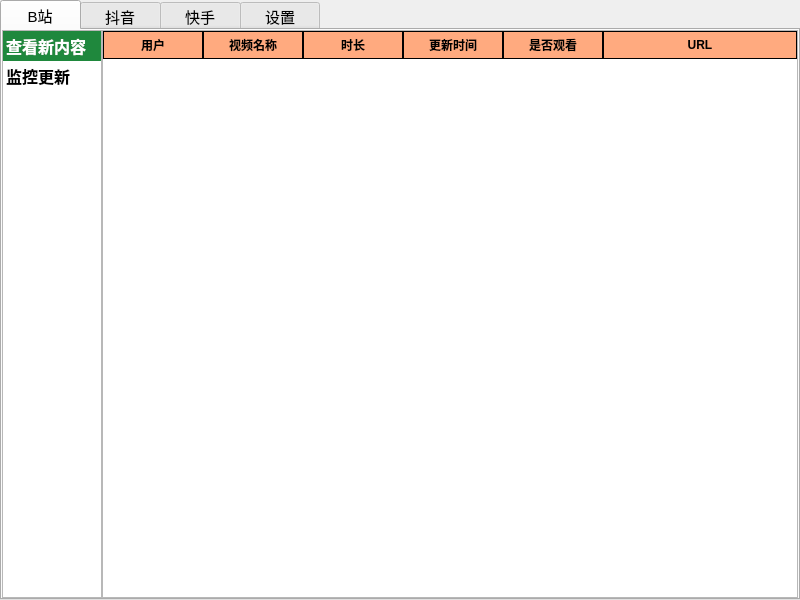
<?xml version="1.0" encoding="UTF-8"?>
<ui version="4.0">
 <class>BingeWatchClass</class>
 <widget class="QMainWindow" name="BingeWatchClass">
  <property name="geometry">
   <rect>
    <x>0</x>
    <y>0</y>
    <width>800</width>
    <height>600</height>
   </rect>
  </property>
  <property name="font">
   <font>
    <pointsize>11</pointsize>
   </font>
  </property>
  <property name="windowTitle">
   <string>追剧神器</string>
  </property>
  <widget class="QWidget" name="centralWidget">
   <layout class="QVBoxLayout" name="verticalLayout">
    <property name="spacing">
     <number>0</number>
    </property>
    <property name="leftMargin">
     <number>0</number>
    </property>
    <property name="topMargin">
     <number>0</number>
    </property>
    <property name="rightMargin">
     <number>0</number>
    </property>
    <property name="bottomMargin">
     <number>0</number>
    </property>
    <item>
     <widget class="QTabWidget" name="tabWidget">
      <property name="styleSheet">
       <string notr="true">QTabBar::tab{
	width: 80px;
}</string>
      </property>
      <property name="currentIndex">
       <number>0</number>
      </property>
      <widget class="QWidget" name="tabBZhan">
       <attribute name="title">
        <string>B站</string>
       </attribute>
       <layout class="QHBoxLayout" name="horizontalLayout">
        <property name="spacing">
         <number>0</number>
        </property>
        <property name="leftMargin">
         <number>0</number>
        </property>
        <property name="topMargin">
         <number>0</number>
        </property>
        <property name="rightMargin">
         <number>0</number>
        </property>
        <property name="bottomMargin">
         <number>0</number>
        </property>
        <item>
         <widget class="QListWidget" name="lstBZhan">
          <property name="maximumSize">
           <size>
            <width>100</width>
            <height>16777215</height>
           </size>
          </property>
          <property name="styleSheet">
           <string notr="true">QListWidget::item:selected { 
	color: rgb(255, 255, 255);
	background-color: rgb(31, 136, 61);
 }
QListWidget::item{
	height: 30px;
}</string>
          </property>
          <property name="currentRow">
           <number>0</number>
          </property>
          <item>
           <property name="text">
            <string>查看新内容</string>
           </property>
           <property name="font">
            <font>
             <pointsize>12</pointsize>
             <bold>true</bold>
            </font>
           </property>
          </item>
          <item>
           <property name="text">
            <string>监控更新</string>
           </property>
           <property name="font">
            <font>
             <pointsize>12</pointsize>
             <bold>true</bold>
            </font>
           </property>
          </item>
         </widget>
        </item>
        <item>
         <widget class="QStackedWidget" name="stkWgtBZhan">
          <property name="currentIndex">
           <number>0</number>
          </property>
          <widget class="QWidget" name="pgBZhanView">
           <layout class="QVBoxLayout" name="verticalLayout_3">
            <property name="spacing">
             <number>0</number>
            </property>
            <property name="leftMargin">
             <number>0</number>
            </property>
            <property name="topMargin">
             <number>0</number>
            </property>
            <property name="rightMargin">
             <number>0</number>
            </property>
            <property name="bottomMargin">
             <number>0</number>
            </property>
            <item>
             <widget class="QTableWidget" name="tbBZhanView">
              <property name="styleSheet">
               <string notr="true">QHeaderView::section {
	border: 1px solid black;
	background-color: lightgray;
	padding: 2px;
	font-weight: bold;
	background-color: rgb(255, 170, 127);
}
QTableCornerButton::section{
	background-color: rgb(255, 170, 127);
}
</string>
              </property>
              <property name="editTriggers">
               <set>QAbstractItemView::NoEditTriggers</set>
              </property>
              <attribute name="horizontalHeaderStretchLastSection">
               <bool>true</bool>
              </attribute>
              <column>
               <property name="text">
                <string>用户</string>
               </property>
              </column>
              <column>
               <property name="text">
                <string>视频名称</string>
               </property>
              </column>
              <column>
               <property name="text">
                <string>时长</string>
               </property>
              </column>
              <column>
               <property name="text">
                <string>更新时间</string>
               </property>
              </column>
              <column>
               <property name="text">
                <string>是否观看</string>
               </property>
              </column>
              <column>
               <property name="text">
                <string>URL</string>
               </property>
              </column>
             </widget>
            </item>
           </layout>
          </widget>
          <widget class="QWidget" name="pgBZhanMonitor">
           <layout class="QVBoxLayout" name="verticalLayout_2">
            <property name="spacing">
             <number>5</number>
            </property>
            <property name="leftMargin">
             <number>5</number>
            </property>
            <property name="topMargin">
             <number>5</number>
            </property>
            <property name="rightMargin">
             <number>5</number>
            </property>
            <property name="bottomMargin">
             <number>5</number>
            </property>
            <item>
             <layout class="QHBoxLayout" name="horizontalLayout_4">
              <item>
               <widget class="QLineEdit" name="edtBZhan">
                <property name="placeholderText">
                 <string>输入主页链接或分享链接</string>
                </property>
               </widget>
              </item>
              <item>
               <widget class="QPushButton" name="btnBZhan">
                <property name="text">
                 <string>添加</string>
                </property>
               </widget>
              </item>
             </layout>
            </item>
            <item>
             <widget class="QTableWidget" name="tbBZhanSetting">
              <property name="enabled">
               <bool>true</bool>
              </property>
              <property name="styleSheet">
               <string notr="true">QHeaderView::section {
	border: 1px solid black;
	background-color: lightgray;
	padding: 2px;
	font-weight: bold;
	background-color: rgb(255, 170, 127);
}
QTableCornerButton::section{
	background-color: rgb(255, 170, 127);
}
</string>
              </property>
              <property name="editTriggers">
               <set>QAbstractItemView::NoEditTriggers</set>
              </property>
              <property name="selectionBehavior">
               <enum>QAbstractItemView::SelectRows</enum>
              </property>
              <property name="showGrid">
               <bool>true</bool>
              </property>
              <property name="gridStyle">
               <enum>Qt::SolidLine</enum>
              </property>
              <property name="sortingEnabled">
               <bool>false</bool>
              </property>
              <property name="rowCount">
               <number>0</number>
              </property>
              <attribute name="horizontalHeaderStretchLastSection">
               <bool>true</bool>
              </attribute>
              <column>
               <property name="text">
                <string>ID</string>
               </property>
              </column>
              <column>
               <property name="text">
                <string>作品数量</string>
               </property>
              </column>
              <column>
               <property name="text">
                <string>用户</string>
               </property>
              </column>
             </widget>
            </item>
           </layout>
          </widget>
         </widget>
        </item>
       </layout>
      </widget>
      <widget class="QWidget" name="tabDouYin">
       <attribute name="title">
        <string>抖音</string>
       </attribute>
       <layout class="QHBoxLayout" name="horizontalLayout_3">
        <property name="spacing">
         <number>0</number>
        </property>
        <property name="leftMargin">
         <number>0</number>
        </property>
        <property name="topMargin">
         <number>0</number>
        </property>
        <property name="rightMargin">
         <number>0</number>
        </property>
        <property name="bottomMargin">
         <number>0</number>
        </property>
        <item>
         <widget class="QListWidget" name="lstDouYin">
          <property name="maximumSize">
           <size>
            <width>100</width>
            <height>16777215</height>
           </size>
          </property>
          <property name="styleSheet">
           <string notr="true">QListWidget::item:selected { 
	color: rgb(255, 255, 255);
	background-color: rgb(31, 136, 61);
 }
QListWidget::item{
	height: 30px;
}</string>
          </property>
          <property name="currentRow">
           <number>0</number>
          </property>
          <item>
           <property name="text">
            <string>查看新内容</string>
           </property>
           <property name="font">
            <font>
             <pointsize>12</pointsize>
             <bold>true</bold>
            </font>
           </property>
          </item>
          <item>
           <property name="text">
            <string>监控更新</string>
           </property>
           <property name="font">
            <font>
             <pointsize>12</pointsize>
             <bold>true</bold>
            </font>
           </property>
          </item>
         </widget>
        </item>
        <item>
         <widget class="QStackedWidget" name="stkWgtDouYin">
          <property name="currentIndex">
           <number>0</number>
          </property>
          <widget class="QWidget" name="pgDouYinView">
           <layout class="QVBoxLayout" name="verticalLayout_4">
            <property name="spacing">
             <number>0</number>
            </property>
            <property name="leftMargin">
             <number>0</number>
            </property>
            <property name="topMargin">
             <number>0</number>
            </property>
            <property name="rightMargin">
             <number>0</number>
            </property>
            <property name="bottomMargin">
             <number>0</number>
            </property>
            <item>
             <widget class="QTableWidget" name="tbDouYinView">
              <property name="styleSheet">
               <string notr="true">QHeaderView::section {
	border: 1px solid black;
	background-color: lightgray;
	padding: 2px;
	font-weight: bold;
	background-color: rgb(255, 170, 127);
}
QTableCornerButton::section{
	background-color: rgb(255, 170, 127);
}
</string>
              </property>
              <property name="editTriggers">
               <set>QAbstractItemView::NoEditTriggers</set>
              </property>
              <attribute name="horizontalHeaderStretchLastSection">
               <bool>true</bool>
              </attribute>
              <column>
               <property name="text">
                <string>用户</string>
               </property>
              </column>
              <column>
               <property name="text">
                <string>视频名称</string>
               </property>
              </column>
              <column>
               <property name="text">
                <string>时长</string>
               </property>
              </column>
              <column>
               <property name="text">
                <string>更新时间</string>
               </property>
              </column>
              <column>
               <property name="text">
                <string>是否观看</string>
               </property>
              </column>
              <column>
               <property name="text">
                <string>URL</string>
               </property>
              </column>
             </widget>
            </item>
           </layout>
          </widget>
          <widget class="QWidget" name="pgDouYinMonitor">
           <layout class="QVBoxLayout" name="verticalLayout_5">
            <property name="spacing">
             <number>5</number>
            </property>
            <property name="leftMargin">
             <number>5</number>
            </property>
            <property name="topMargin">
             <number>5</number>
            </property>
            <property name="rightMargin">
             <number>5</number>
            </property>
            <property name="bottomMargin">
             <number>5</number>
            </property>
            <item>
             <layout class="QHBoxLayout" name="horizontalLayout_6">
              <item>
               <widget class="QLineEdit" name="edtDouYin">
                <property name="placeholderText">
                 <string>输入主页链接或分享链接</string>
                </property>
               </widget>
              </item>
              <item>
               <widget class="QPushButton" name="btnDouYin">
                <property name="text">
                 <string>添加</string>
                </property>
               </widget>
              </item>
             </layout>
            </item>
            <item>
             <widget class="QTableWidget" name="tbDouYinSetting">
              <property name="enabled">
               <bool>true</bool>
              </property>
              <property name="styleSheet">
               <string notr="true">QHeaderView::section {
	border: 1px solid black;
	background-color: lightgray;
	padding: 2px;
	font-weight: bold;
	background-color: rgb(255, 170, 127);
}
QTableCornerButton::section{
	background-color: rgb(255, 170, 127);
}
</string>
              </property>
              <property name="editTriggers">
               <set>QAbstractItemView::NoEditTriggers</set>
              </property>
              <property name="selectionBehavior">
               <enum>QAbstractItemView::SelectRows</enum>
              </property>
              <property name="showGrid">
               <bool>true</bool>
              </property>
              <property name="gridStyle">
               <enum>Qt::SolidLine</enum>
              </property>
              <property name="sortingEnabled">
               <bool>false</bool>
              </property>
              <property name="rowCount">
               <number>0</number>
              </property>
              <attribute name="horizontalHeaderStretchLastSection">
               <bool>true</bool>
              </attribute>
              <column>
               <property name="text">
                <string>ID</string>
               </property>
              </column>
              <column>
               <property name="text">
                <string>作品数量</string>
               </property>
              </column>
              <column>
               <property name="text">
                <string>用户</string>
               </property>
              </column>
             </widget>
            </item>
           </layout>
          </widget>
         </widget>
        </item>
       </layout>
      </widget>
      <widget class="QWidget" name="tabKuaiShou">
       <attribute name="title">
        <string>快手</string>
       </attribute>
       <layout class="QHBoxLayout" name="horizontalLayout_2">
        <property name="spacing">
         <number>0</number>
        </property>
        <property name="leftMargin">
         <number>0</number>
        </property>
        <property name="topMargin">
         <number>0</number>
        </property>
        <property name="rightMargin">
         <number>0</number>
        </property>
        <property name="bottomMargin">
         <number>0</number>
        </property>
        <item>
         <widget class="QListWidget" name="lstKuaiShou">
          <property name="maximumSize">
           <size>
            <width>100</width>
            <height>16777215</height>
           </size>
          </property>
          <property name="styleSheet">
           <string notr="true">QListWidget::item:selected { 
	color: rgb(255, 255, 255);
	background-color: rgb(31, 136, 61);
 }
QListWidget::item{
	height: 30px;
}</string>
          </property>
          <property name="currentRow">
           <number>0</number>
          </property>
          <item>
           <property name="text">
            <string>查看新内容</string>
           </property>
           <property name="font">
            <font>
             <pointsize>12</pointsize>
             <bold>true</bold>
            </font>
           </property>
          </item>
          <item>
           <property name="text">
            <string>监控更新</string>
           </property>
           <property name="font">
            <font>
             <pointsize>12</pointsize>
             <bold>true</bold>
            </font>
           </property>
          </item>
         </widget>
        </item>
        <item>
         <widget class="QStackedWidget" name="stkWgtKuaiShou">
          <property name="currentIndex">
           <number>0</number>
          </property>
          <widget class="QWidget" name="pgKuaiShouView">
           <layout class="QVBoxLayout" name="verticalLayout_7">
            <property name="spacing">
             <number>0</number>
            </property>
            <property name="leftMargin">
             <number>0</number>
            </property>
            <property name="topMargin">
             <number>0</number>
            </property>
            <property name="rightMargin">
             <number>0</number>
            </property>
            <property name="bottomMargin">
             <number>0</number>
            </property>
            <item>
             <widget class="QTableWidget" name="tbKuaiShouView">
              <property name="styleSheet">
               <string notr="true">QHeaderView::section {
	border: 1px solid black;
	background-color: lightgray;
	padding: 2px;
	font-weight: bold;
	background-color: rgb(255, 170, 127);
}
QTableCornerButton::section{
	background-color: rgb(255, 170, 127);
}
</string>
              </property>
              <property name="editTriggers">
               <set>QAbstractItemView::NoEditTriggers</set>
              </property>
              <attribute name="horizontalHeaderStretchLastSection">
               <bool>true</bool>
              </attribute>
              <column>
               <property name="text">
                <string>用户</string>
               </property>
              </column>
              <column>
               <property name="text">
                <string>视频名称</string>
               </property>
              </column>
              <column>
               <property name="text">
                <string>时长</string>
               </property>
              </column>
              <column>
               <property name="text">
                <string>更新时间</string>
               </property>
              </column>
              <column>
               <property name="text">
                <string>是否观看</string>
               </property>
              </column>
              <column>
               <property name="text">
                <string>URL</string>
               </property>
              </column>
             </widget>
            </item>
           </layout>
          </widget>
          <widget class="QWidget" name="pgKuaiShouMonitor">
           <layout class="QVBoxLayout" name="verticalLayout_8">
            <property name="spacing">
             <number>5</number>
            </property>
            <property name="leftMargin">
             <number>5</number>
            </property>
            <property name="topMargin">
             <number>5</number>
            </property>
            <property name="rightMargin">
             <number>5</number>
            </property>
            <property name="bottomMargin">
             <number>5</number>
            </property>
            <item>
             <layout class="QHBoxLayout" name="horizontalLayout_7">
              <item>
               <widget class="QLineEdit" name="edtKuaiShou">
                <property name="placeholderText">
                 <string>输入主页链接或分享链接</string>
                </property>
               </widget>
              </item>
              <item>
               <widget class="QPushButton" name="btnKuaiShou">
                <property name="text">
                 <string>添加</string>
                </property>
               </widget>
              </item>
             </layout>
            </item>
            <item>
             <widget class="QTableWidget" name="tbKuaiShouSetting">
              <property name="enabled">
               <bool>true</bool>
              </property>
              <property name="styleSheet">
               <string notr="true">QHeaderView::section {
	border: 1px solid black;
	background-color: lightgray;
	padding: 2px;
	font-weight: bold;
	background-color: rgb(255, 170, 127);
}
QTableCornerButton::section{
	background-color: rgb(255, 170, 127);
}
</string>
              </property>
              <property name="editTriggers">
               <set>QAbstractItemView::NoEditTriggers</set>
              </property>
              <property name="selectionBehavior">
               <enum>QAbstractItemView::SelectRows</enum>
              </property>
              <property name="showGrid">
               <bool>true</bool>
              </property>
              <property name="gridStyle">
               <enum>Qt::SolidLine</enum>
              </property>
              <property name="sortingEnabled">
               <bool>false</bool>
              </property>
              <property name="rowCount">
               <number>0</number>
              </property>
              <attribute name="horizontalHeaderStretchLastSection">
               <bool>true</bool>
              </attribute>
              <column>
               <property name="text">
                <string>ID</string>
               </property>
              </column>
              <column>
               <property name="text">
                <string>作品数量</string>
               </property>
              </column>
              <column>
               <property name="text">
                <string>用户</string>
               </property>
              </column>
             </widget>
            </item>
           </layout>
          </widget>
         </widget>
        </item>
       </layout>
      </widget>
      <widget class="QWidget" name="tabSetting">
       <attribute name="title">
        <string>设置</string>
       </attribute>
       <layout class="QVBoxLayout" name="verticalLayout_6">
        <item>
         <widget class="QWidget" name="horizontalWidget_2" native="true">
          <property name="maximumSize">
           <size>
            <width>16777215</width>
            <height>50</height>
           </size>
          </property>
          <layout class="QHBoxLayout" name="horizontalLayout_5">
           <item>
            <widget class="QLabel" name="label">
             <property name="text">
              <string>刷新间隔</string>
             </property>
            </widget>
           </item>
           <item>
            <widget class="QComboBox" name="cmbInterval">
             <item>
              <property name="text">
               <string>5</string>
              </property>
             </item>
             <item>
              <property name="text">
               <string>10</string>
              </property>
             </item>
             <item>
              <property name="text">
               <string>20</string>
              </property>
             </item>
             <item>
              <property name="text">
               <string>30</string>
              </property>
             </item>
            </widget>
           </item>
           <item>
            <widget class="QLabel" name="label_2">
             <property name="text">
              <string>分钟</string>
             </property>
            </widget>
           </item>
           <item>
            <widget class="QCheckBox" name="chkAutoDL">
             <property name="text">
              <string>自动下载</string>
             </property>
            </widget>
           </item>
          </layout>
         </widget>
        </item>
        <item>
         <widget class="QWidget" name="widget" native="true"/>
        </item>
       </layout>
      </widget>
     </widget>
    </item>
   </layout>
  </widget>
 </widget>
 <layoutdefault spacing="6" margin="11"/>
 <resources>
  <include location="BingeWatch.qrc"/>
 </resources>
 <connections/>
</ui>
